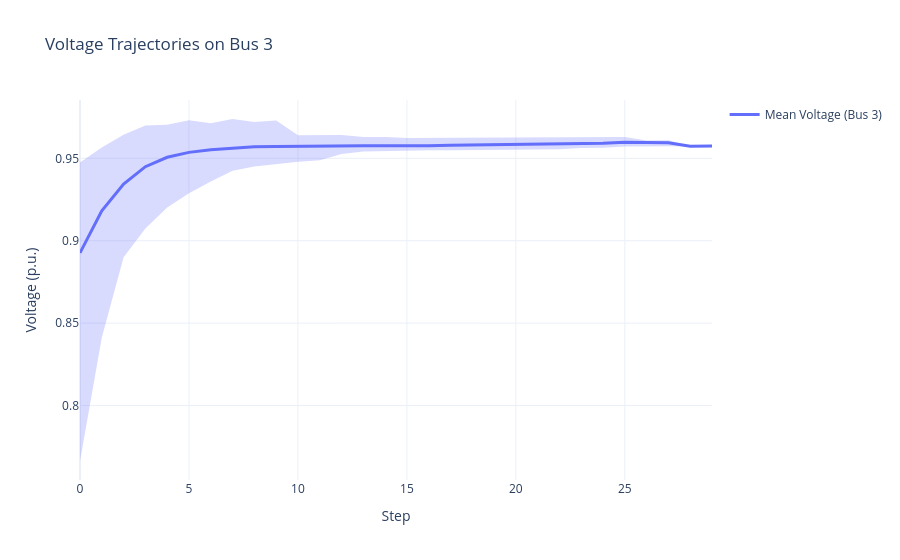

The code cell stored with this chart in its notebook:
### Code cell
success_list = np.array(success_list)
print('average recovery step is:')
print(np.mean(success_list[:,1]))
print(np.std(success_list[:,1]))
print('average reactive power cost is:')
print(np.mean(control_cost))
print(np.std(control_cost))
print('the total cost is:')
# print(object_cost)
print(np.mean(object_cost))
print(np.std(object_cost))

import plotly.express as px

# ---------- 3. plotting ----------
bus_idx = 2                                   # choose bus (0-based)
max_len  = max(a.shape[0] for a in voltage_trajs)

# build (episodes × max_len) matrix with NaN padding
traj_mat = np.full((len(voltage_trajs), max_len), np.nan)
for i, ep in enumerate(voltage_trajs):
    traj_mat[i, :ep.shape[0]] = ep[:, bus_idx]

mean_traj = np.nanmean(traj_mat, axis=0)
min_traj  = np.nanmin(traj_mat, axis=0)
max_traj  = np.nanmax(traj_mat, axis=0)

# pick one color from Plotly's qualitative palette
base_color = px.colors.qualitative.Plotly[0]  # '#1f77b4' (blue)

def hex_to_rgba(hex_color, alpha):
    """#1f77b4 -> rgba(31,119,180,alpha)"""
    h = hex_color.lstrip('#')
    r, g, b = tuple(int(h[i:i+2], 16) for i in (0, 2, 4))
    return f'rgba({r},{g},{b},{alpha})'

fill_color = hex_to_rgba(base_color, 0.25)    # translucent blue

fig = go.Figure()

# 1) lower bound (invisible line – starting edge of the band)
fig.add_trace(
    go.Scatter(
        x=np.arange(max_len),
        y=min_traj,
        mode="lines",
        line=dict(width=0),
        showlegend=False,
        hoverinfo="skip",
        name="min",
    )
)

# 2) upper bound with 'tonexty' fill – creates the shaded band
fig.add_trace(
    go.Scatter(
        x=np.arange(max_len),
        y=max_traj,
        mode="lines",
        line=dict(width=0),
        fill="tonexty",
        fillcolor=fill_color,
        showlegend=False,
        hoverinfo="skip",
        name="max",
    )
)

# 3) mean curve on top, same hue but solid & thicker
fig.add_trace(
    go.Scatter(
        x=np.arange(max_len),
        y=mean_traj,
        mode="lines",
        name=f"Mean Voltage (Bus {bus_idx + 1})",
        line=dict(color=base_color, width=3),
    )
)

fig.update_layout(
    title=f"Voltage Trajectories on Bus {bus_idx + 1}",
    xaxis_title="Step",
    yaxis_title="Voltage (p.u.)",
    template="plotly_white",
)

fig.show()

### Figure 1 — Plotly figure (JSON) as saved in the notebook; plotly's stock layout.template omitted (floating-point values rounded to 4 significant figures)
{"data": [{"hoverinfo": "skip", "line": {"width": 0}, "mode": "lines", "name": "min", "showlegend": false, "type": "scatter", "x": [0, 1, 2, 3, 4, 5, 6, 7, 8, 9, 10, 11, 12, 13, 14, 15, 16, 17, 18, 19, 20, 21, 22, 23, 24, 25, 26, 27, 28, 29], "y": [0.7663, 0.8413, 0.89, 0.9075, 0.9201, 0.9288, 0.9359, 0.9424, 0.945, 0.9467, 0.9479, 0.9489, 0.9527, 0.9542, 0.9545, 0.9547, 0.9549, 0.9549, 0.955, 0.9554, 0.9555, 0.9555, 0.9556, 0.9562, 0.9564, 0.9572, 0.9573, 0.9574, 0.9574, 0.9575]}, {"fill": "tonexty", "fillcolor": "rgba(99,110,250,0.25)", "hoverinfo": "skip", "line": {"width": 0}, "mode": "lines", "name": "max", "showlegend": false, "type": "scatter", "x": [0, 1, 2, 3, 4, 5, 6, 7, 8, 9, 10, 11, 12, 13, 14, 15, 16, 17, 18, 19, 20, 21, 22, 23, 24, 25, 26, 27, 28, 29], "y": [0.9474, 0.9566, 0.9643, 0.9699, 0.9703, 0.9731, 0.9714, 0.9739, 0.972, 0.973, 0.9641, 0.9641, 0.9642, 0.9629, 0.963, 0.9623, 0.9624, 0.9625, 0.9626, 0.9627, 0.9628, 0.9628, 0.9629, 0.9629, 0.963, 0.963, 0.9609, 0.961, 0.9574, 0.9575]}, {"line": {"color": "#636EFA", "width": 3}, "mode": "lines", "name": "Mean Voltage (Bus 3)", "type": "scatter", "x": [0, 1, 2, 3, 4, 5, 6, 7, 8, 9, 10, 11, 12, 13, 14, 15, 16, 17, 18, 19, 20, 21, 22, 23, 24, 25, 26, 27, 28, 29], "y": [0.8926, 0.9182, 0.9344, 0.9449, 0.9507, 0.9536, 0.9553, 0.9562, 0.957, 0.9572, 0.9574, 0.9576, 0.9577, 0.9576, 0.9577, 0.9576, 0.9576, 0.958, 0.9581, 0.9583, 0.9585, 0.9586, 0.9588, 0.9588, 0.9591, 0.9598, 0.9595, 0.9595, 0.9574, 0.9575]}], "layout": {"title": {"text": "Voltage Trajectories on Bus 3"}, "xaxis": {"title": {"text": "Step"}}, "yaxis": {"title": {"text": "Voltage (p.u.)"}}}}
